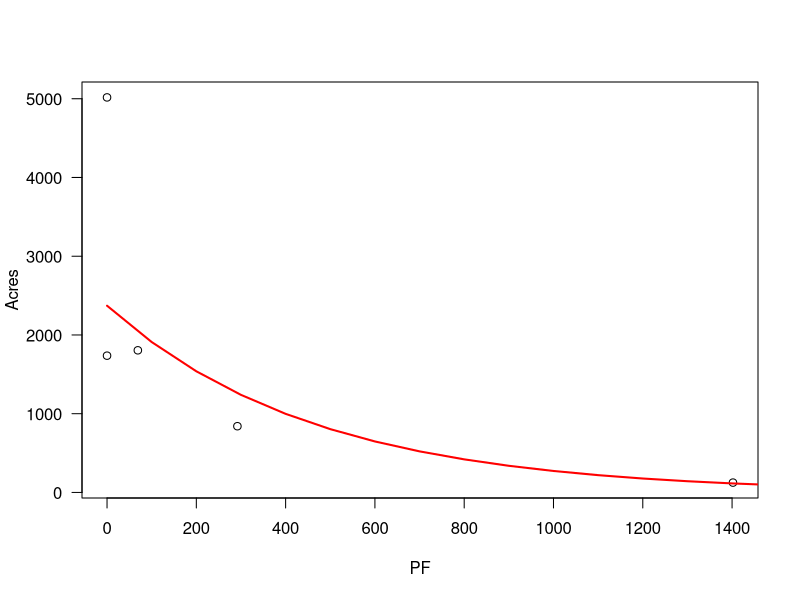
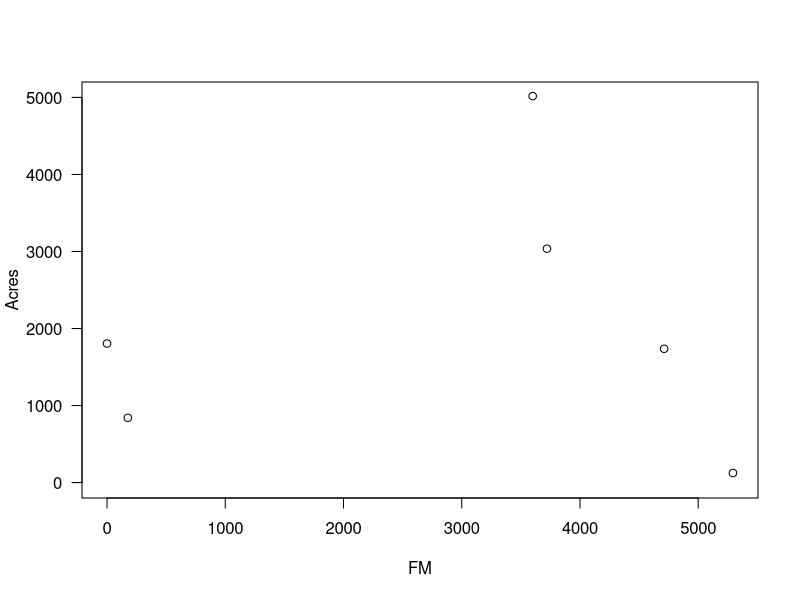
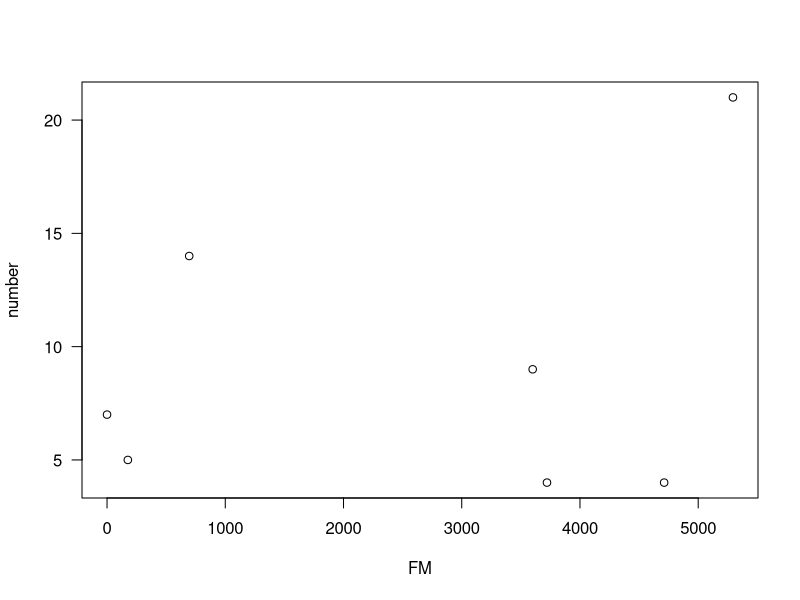
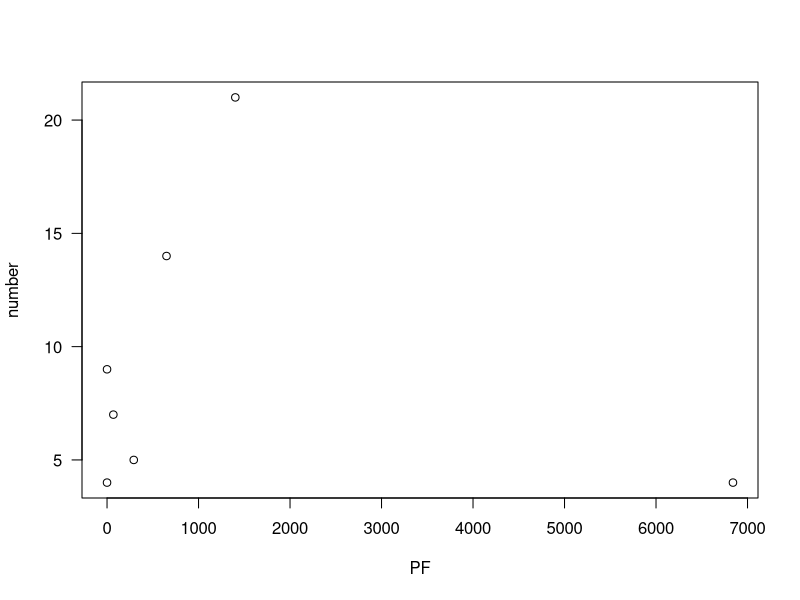

Recreate these plots in R, in order.
## ---- chunk 1
knitr::opts_chunk$set(echo = TRUE)
## ---- chunk 2
pauley.df <- read.csv("Pauley Data.csv")
## ---- chunk 3
str(pauley.df)
## ---- chunk 4
Hypoth1 <- lm(Acres ~ PF, data=pauley.df)
# log(y)~x)
Data2=pauley.df[pauley.df$Location!="Nevada-Yuba",] 
Data3=Data2[Data2$Location!="Shasta",] 
Hypoth2 <- lm(log(Acres)~PF, data=Data3,)
## ---- chunk 5
plot(Acres~PF,data=Data3, las=1)
text(6000,3500,"unique fire")

PFvalues <- seq(0,7000, 100)
acres.exponential <- exp(predict(Hypoth2,list(PF=PFvalues)))
lines(PFvalues, acres.exponential, lwd=2, col = "red")



## ---- chunk 6
plot(Acres~FM,data=pauley.df, ylim=c(0,5000), las=1)


## ---- chunk 7
plot(number~FM, data=pauley.df, las=1)
## ---- chunk 8
plot(number~PF, data=pauley.df, las=1)
